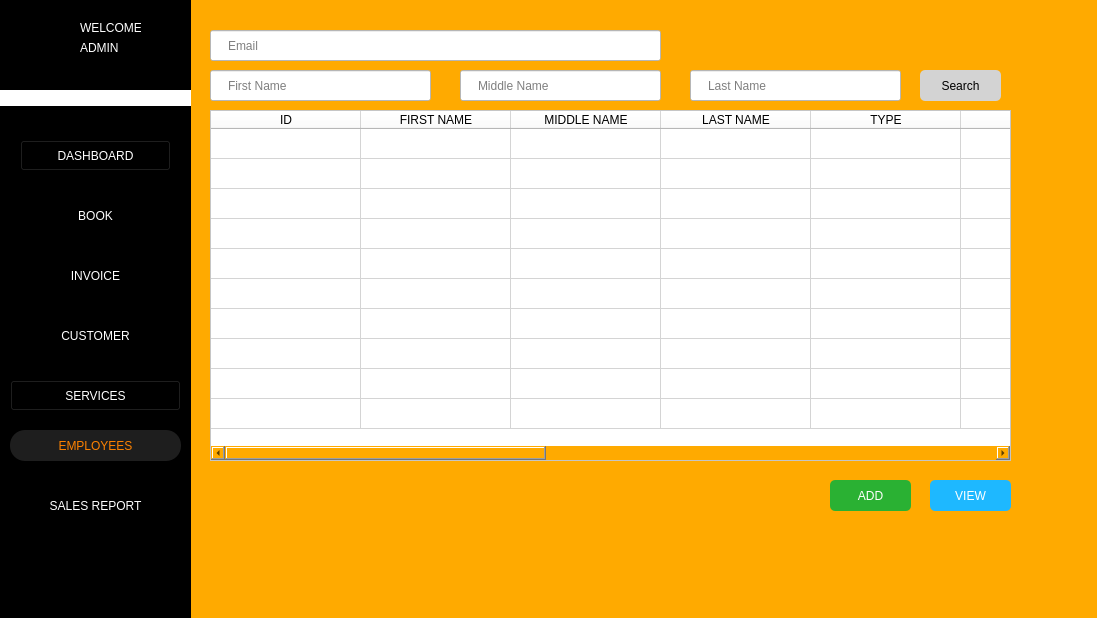
<?xml version="1.0" encoding="UTF-8"?>
<ui version="4.0">
 <class>Form</class>
 <widget class="QWidget" name="Form">
  <property name="geometry">
   <rect>
    <x>0</x>
    <y>0</y>
    <width>1097</width>
    <height>618</height>
   </rect>
  </property>
  <property name="windowTitle">
   <string>Form</string>
  </property>
  <property name="styleSheet">
   <string notr="true">background-color: rgb(255, 170, 0);</string>
  </property>
  <widget class="QPushButton" name="btn_employee_add">
   <property name="geometry">
    <rect>
     <x>830</x>
     <y>480</y>
     <width>81</width>
     <height>31</height>
    </rect>
   </property>
   <property name="styleSheet">
    <string notr="true">color: rgb(255, 255, 255);
background-color: rgb(42, 177, 51);
border-radius: 5px;
</string>
   </property>
   <property name="text">
    <string>ADD</string>
   </property>
   <property name="icon">
    <iconset>
     <normaloff>img/plus-button.png</normaloff>img/plus-button.png</iconset>
   </property>
  </widget>
  <widget class="QTableWidget" name="tbl_employee">
   <property name="geometry">
    <rect>
     <x>210</x>
     <y>110</y>
     <width>801</width>
     <height>351</height>
    </rect>
   </property>
   <property name="styleSheet">
    <string notr="true">background-color: white;</string>
   </property>
   <property name="editTriggers">
    <set>QAbstractItemView::NoEditTriggers</set>
   </property>
   <property name="rowCount">
    <number>10</number>
   </property>
   <property name="columnCount">
    <number>12</number>
   </property>
   <attribute name="horizontalHeaderVisible">
    <bool>true</bool>
   </attribute>
   <attribute name="horizontalHeaderDefaultSectionSize">
    <number>150</number>
   </attribute>
   <attribute name="horizontalHeaderHighlightSections">
    <bool>false</bool>
   </attribute>
   <attribute name="verticalHeaderVisible">
    <bool>false</bool>
   </attribute>
   <attribute name="verticalHeaderHighlightSections">
    <bool>false</bool>
   </attribute>
   <row/>
   <row/>
   <row/>
   <row/>
   <row/>
   <row/>
   <row/>
   <row/>
   <row/>
   <row/>
   <column>
    <property name="text">
     <string>ID</string>
    </property>
   </column>
   <column>
    <property name="text">
     <string>FIRST NAME</string>
    </property>
   </column>
   <column>
    <property name="text">
     <string>MIDDLE NAME</string>
    </property>
   </column>
   <column>
    <property name="text">
     <string>LAST NAME</string>
    </property>
   </column>
   <column>
    <property name="text">
     <string>TYPE</string>
    </property>
   </column>
   <column>
    <property name="text">
     <string>MOBILE</string>
    </property>
   </column>
   <column>
    <property name="text">
     <string>EMAIL</string>
    </property>
   </column>
   <column>
    <property name="text">
     <string>ADDRESS</string>
    </property>
   </column>
   <column>
    <property name="text">
     <string>GENDER</string>
    </property>
   </column>
   <column>
    <property name="text">
     <string>DATE OF BIRTH</string>
    </property>
   </column>
   <column>
    <property name="text">
     <string>STATUS</string>
    </property>
   </column>
   <column>
    <property name="text">
     <string>SERVICE</string>
    </property>
   </column>
   <item row="0" column="1">
    <property name="text">
     <string/>
    </property>
   </item>
  </widget>
  <widget class="QLabel" name="label_2">
   <property name="geometry">
    <rect>
     <x>0</x>
     <y>90</y>
     <width>191</width>
     <height>16</height>
    </rect>
   </property>
   <property name="styleSheet">
    <string notr="true">background-color: rgb(255, 255, 255);</string>
   </property>
   <property name="text">
    <string/>
   </property>
  </widget>
  <widget class="QPushButton" name="btn_salesrep">
   <property name="geometry">
    <rect>
     <x>10</x>
     <y>490</y>
     <width>171</width>
     <height>31</height>
    </rect>
   </property>
   <property name="styleSheet">
    <string notr="true">border-style: none;
color: #fff;

color: rgb(255, 255, 255);
background-color: rgb(0, 0, 0);</string>
   </property>
   <property name="text">
    <string>SALES REPORT</string>
   </property>
  </widget>
  <widget class="QLabel" name="label_13">
   <property name="geometry">
    <rect>
     <x>80</x>
     <y>20</y>
     <width>61</width>
     <height>16</height>
    </rect>
   </property>
   <property name="styleSheet">
    <string notr="true">color: rgb(255, 255, 255);
background-color: rgb(0, 0, 0);</string>
   </property>
   <property name="text">
    <string>WELCOME</string>
   </property>
  </widget>
  <widget class="QLabel" name="txt_admin_name">
   <property name="geometry">
    <rect>
     <x>80</x>
     <y>40</y>
     <width>91</width>
     <height>16</height>
    </rect>
   </property>
   <property name="styleSheet">
    <string notr="true">color: rgb(255, 255, 255);
background-color: rgb(0, 0, 0);
</string>
   </property>
   <property name="text">
    <string>ADMIN</string>
   </property>
  </widget>
  <widget class="QPushButton" name="btn_services">
   <property name="geometry">
    <rect>
     <x>10</x>
     <y>380</y>
     <width>171</width>
     <height>31</height>
    </rect>
   </property>
   <property name="styleSheet">
    <string notr="true">color: rgb(255, 255, 255);
background-color: rgb(0, 0, 0);
</string>
   </property>
   <property name="text">
    <string>SERVICES</string>
   </property>
  </widget>
  <widget class="QPushButton" name="btn_books">
   <property name="geometry">
    <rect>
     <x>20</x>
     <y>200</y>
     <width>151</width>
     <height>31</height>
    </rect>
   </property>
   <property name="styleSheet">
    <string notr="true">border-style: none;
color: #fff;
color: rgb(255, 255, 255);
background-color: rgb(0, 0, 0);

</string>
   </property>
   <property name="text">
    <string>BOOK</string>
   </property>
  </widget>
  <widget class="QPushButton" name="btn_invoice">
   <property name="geometry">
    <rect>
     <x>20</x>
     <y>260</y>
     <width>151</width>
     <height>31</height>
    </rect>
   </property>
   <property name="styleSheet">
    <string notr="true">border-style: none;
color: rgb(255, 255, 255);
background-color: rgb(0, 0, 0);</string>
   </property>
   <property name="text">
    <string>INVOICE</string>
   </property>
  </widget>
  <widget class="QPushButton" name="btn_customer">
   <property name="geometry">
    <rect>
     <x>20</x>
     <y>320</y>
     <width>151</width>
     <height>31</height>
    </rect>
   </property>
   <property name="styleSheet">
    <string notr="true">border-style: none;
color: #fff;
color: rgb(255, 255, 255);
background-color: rgb(0, 0, 0);
</string>
   </property>
   <property name="text">
    <string>CUSTOMER</string>
   </property>
  </widget>
  <widget class="QLabel" name="label_33">
   <property name="geometry">
    <rect>
     <x>20</x>
     <y>20</y>
     <width>41</width>
     <height>41</height>
    </rect>
   </property>
   <property name="styleSheet">
    <string notr="true">border-style: none;
background-color: black;
</string>
   </property>
   <property name="text">
    <string/>
   </property>
   <property name="pixmap">
    <pixmap>../img/ARMS_LGO(1).png</pixmap>
   </property>
   <property name="scaledContents">
    <bool>true</bool>
   </property>
  </widget>
  <widget class="QPushButton" name="btn_dashboard">
   <property name="geometry">
    <rect>
     <x>20</x>
     <y>140</y>
     <width>151</width>
     <height>31</height>
    </rect>
   </property>
   <property name="styleSheet">
    <string notr="true">color: rgb(255, 255, 255);
background-color: rgb(0, 0, 0);
</string>
   </property>
   <property name="text">
    <string>DASHBOARD</string>
   </property>
  </widget>
  <widget class="QLabel" name="label">
   <property name="geometry">
    <rect>
     <x>0</x>
     <y>0</y>
     <width>191</width>
     <height>621</height>
    </rect>
   </property>
   <property name="styleSheet">
    <string notr="true">background-color: rgb(0, 0, 0);</string>
   </property>
   <property name="text">
    <string/>
   </property>
  </widget>
  <widget class="QPushButton" name="btn_employees">
   <property name="geometry">
    <rect>
     <x>10</x>
     <y>430</y>
     <width>171</width>
     <height>31</height>
    </rect>
   </property>
   <property name="styleSheet">
    <string notr="true">border-style: none;
color: #FC8100;
border-radius: 15px;
background-color: #1E1E1E;
</string>
   </property>
   <property name="text">
    <string>EMPLOYEES</string>
   </property>
  </widget>
  <widget class="QPushButton" name="btn_settings">
   <property name="geometry">
    <rect>
     <x>10</x>
     <y>530</y>
     <width>31</width>
     <height>24</height>
    </rect>
   </property>
   <property name="styleSheet">
    <string notr="true">border-style: none;
background-color: rgb(0, 0, 0);</string>
   </property>
   <property name="text">
    <string/>
   </property>
   <property name="icon">
    <iconset>
     <normaloff>../img/settingsIM.png</normaloff>../img/settingsIM.png</iconset>
   </property>
   <property name="iconSize">
    <size>
     <width>20</width>
     <height>20</height>
    </size>
   </property>
  </widget>
  <widget class="QLineEdit" name="txt_empfname">
   <property name="geometry">
    <rect>
     <x>210</x>
     <y>70</y>
     <width>221</width>
     <height>31</height>
    </rect>
   </property>
   <property name="styleSheet">
    <string notr="true">background-color: rgb(255, 255, 255);
padding-left: 15px;</string>
   </property>
   <property name="placeholderText">
    <string>First Name</string>
   </property>
   <property name="clearButtonEnabled">
    <bool>false</bool>
   </property>
  </widget>
  <widget class="QLineEdit" name="txt_emplname">
   <property name="geometry">
    <rect>
     <x>690</x>
     <y>70</y>
     <width>211</width>
     <height>31</height>
    </rect>
   </property>
   <property name="styleSheet">
    <string notr="true">background-color: rgb(255, 255, 255);
padding-left: 15px;</string>
   </property>
   <property name="placeholderText">
    <string>Last Name</string>
   </property>
   <property name="clearButtonEnabled">
    <bool>false</bool>
   </property>
  </widget>
  <widget class="QLineEdit" name="txt_empmname">
   <property name="geometry">
    <rect>
     <x>460</x>
     <y>70</y>
     <width>201</width>
     <height>31</height>
    </rect>
   </property>
   <property name="styleSheet">
    <string notr="true">background-color: rgb(255, 255, 255);
padding-left: 15px;</string>
   </property>
   <property name="placeholderText">
    <string>Middle Name</string>
   </property>
   <property name="clearButtonEnabled">
    <bool>false</bool>
   </property>
  </widget>
  <widget class="QPushButton" name="btn_employee_view">
   <property name="geometry">
    <rect>
     <x>930</x>
     <y>480</y>
     <width>81</width>
     <height>31</height>
    </rect>
   </property>
   <property name="styleSheet">
    <string notr="true">color: rgb(255, 255, 255);
background-color: rgb(30, 184, 255);
border-radius: 5px;
</string>
   </property>
   <property name="text">
    <string>VIEW</string>
   </property>
   <property name="icon">
    <iconset>
     <normaloff>img/plus-button.png</normaloff>img/plus-button.png</iconset>
   </property>
  </widget>
  <widget class="QPushButton" name="search_btn">
   <property name="geometry">
    <rect>
     <x>920</x>
     <y>70</y>
     <width>81</width>
     <height>31</height>
    </rect>
   </property>
   <property name="styleSheet">
    <string notr="true">color: black;
background-color: lightgrey;
border-radius: 5px;
</string>
   </property>
   <property name="text">
    <string>Search</string>
   </property>
   <property name="icon">
    <iconset>
     <normaloff>img/plus-button.png</normaloff>img/plus-button.png</iconset>
   </property>
  </widget>
  <widget class="QLineEdit" name="txt_email">
   <property name="geometry">
    <rect>
     <x>210</x>
     <y>30</y>
     <width>451</width>
     <height>31</height>
    </rect>
   </property>
   <property name="styleSheet">
    <string notr="true">background-color: rgb(255, 255, 255);
padding-left: 15px;</string>
   </property>
   <property name="placeholderText">
    <string>Email</string>
   </property>
   <property name="clearButtonEnabled">
    <bool>false</bool>
   </property>
  </widget>
  <zorder>label</zorder>
  <zorder>btn_employee_add</zorder>
  <zorder>tbl_employee</zorder>
  <zorder>label_2</zorder>
  <zorder>btn_salesrep</zorder>
  <zorder>label_13</zorder>
  <zorder>txt_admin_name</zorder>
  <zorder>btn_services</zorder>
  <zorder>btn_books</zorder>
  <zorder>btn_invoice</zorder>
  <zorder>btn_customer</zorder>
  <zorder>label_33</zorder>
  <zorder>btn_dashboard</zorder>
  <zorder>btn_employees</zorder>
  <zorder>btn_settings</zorder>
  <zorder>txt_empfname</zorder>
  <zorder>txt_emplname</zorder>
  <zorder>txt_empmname</zorder>
  <zorder>btn_employee_view</zorder>
  <zorder>search_btn</zorder>
  <zorder>txt_email</zorder>
 </widget>
 <resources/>
 <connections/>
</ui>
